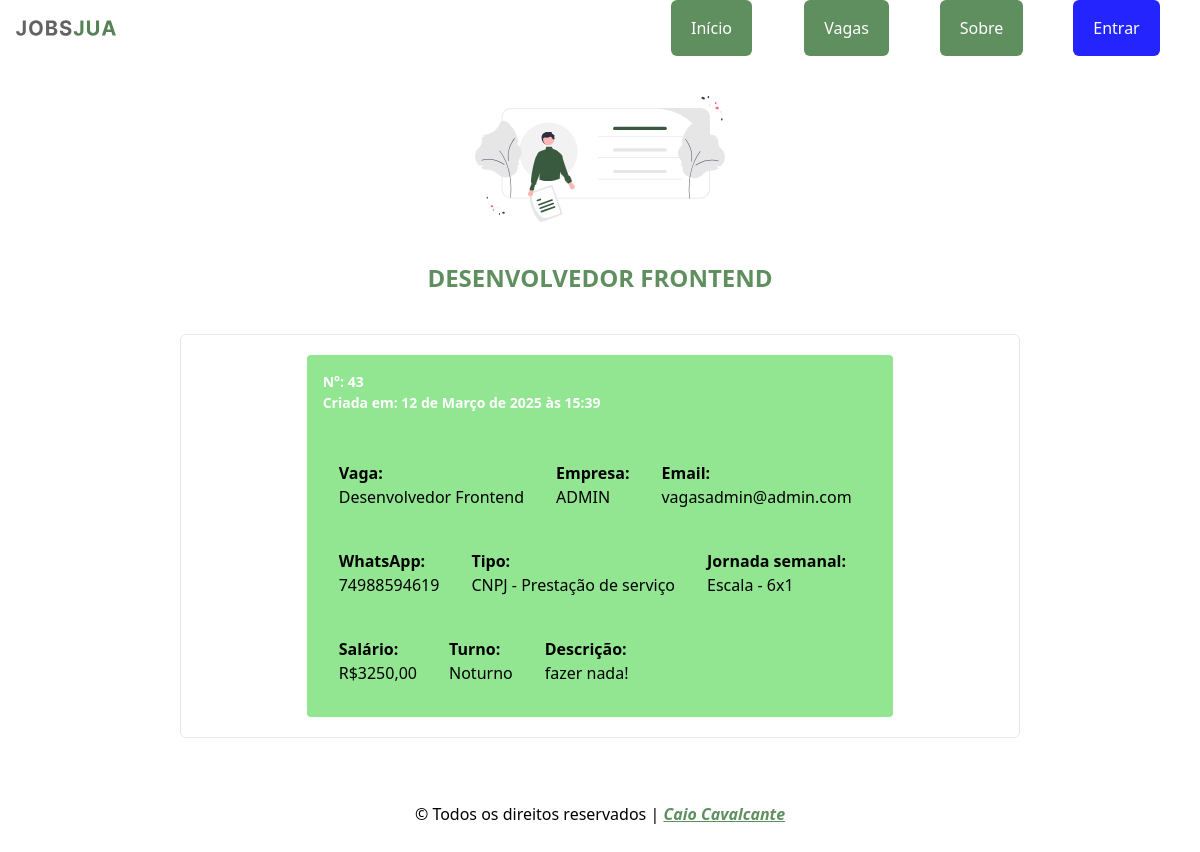
/jobs/view_one_vacancie/43/, run on the app's committed database.
### jobs/models.py (models this page shows)
class Vacancie(models.Model):
  TYPE_MODALITY = (
    ("CLT - Efetivo",     'CLT - Efetivo'),
    ("CLT - Ferista",     'CLT - Ferista'),
    ("CLT - Contrato",    'CLT - Contrato'),
    ("AVULSO - Diaria",   'AVULSO - Diaria'),
    ("AVULSO - Semanal",  'AVULSO - Semanal'),
    ("AVULSO - Quinzena", 'AVULSO - Quinzena'),
    ("CNPJ - Prestação de serviço",  'CNPJ - Prestação de serviço'),
  )
  TYPE_JOURNEY = (
    ("Escala - 5x1",      'Escala - 5x1'),
    ("Escala - 5x2",      'Escala - 5x2'),
    ("Escala - 6x1",      'Escala - 6x1'),
    ("Escala - 12x36",    'Escala - 12x36'),
    ("Escala - 18x36",    'Escala - 18x36'),
    ("Diaria - 1 Dia",    'Diaria - 1 Dia'),
    ("Diaria - 7 Dias",   'Diaria - 7 Dias'),
    ("Diaria - 15 Dias",  'Diaria - 15 Dias'),
  )
  TYPE_STATE = (
    (True,'Vaga aberta'),
    (False,'Vaga fechada'),
  )
  title = models.CharField(max_length=200, blank=False, null=False, verbose_name="Titulo")
  enterprise = models.ForeignKey(Enterprise,on_delete=models.CASCADE, verbose_name="Empresa")
  email = models.CharField(max_length=200, blank=False, null=False, verbose_name="Email")
  whatsapp = models.CharField(max_length=200, blank=False, null=False, verbose_name="WhatsApp")
  wage = models.FloatField(max_length=200, blank=False, null=False, verbose_name="Salário")
  modality = models.CharField(choices=TYPE_MODALITY, verbose_name="Modalidade", max_length=200)
  weekly_journey = models.CharField(choices=TYPE_JOURNEY, verbose_name="Jornada", max_length=200)
  work_shift = models.CharField(max_length=200, blank=False, null=False, verbose_name="Turno")
  state = models.BooleanField( choices=TYPE_STATE, default=True , verbose_name="Estado",  )
  description = models.TextField(max_length=2000, blank=False, null=False, verbose_name="Descrição")
  create_at = models.DateTimeField(auto_now=True)
  USERNAME_FIELD = 'email'
  class Meta:
    verbose_name_plural = 'Vagas'
  def __str__(self):
    return self.title

class Enterprise(AbstractUser):
  HIRING_CHOICES = (
    (True, "Sim"),
    (False, "Não"),
  )
  cnpj = models.CharField(max_length=14, null=False, blank=False,unique=True, verbose_name="CNPJ")
  email = models.EmailField(unique=True, verbose_name="Email")
  sector = models.CharField(max_length=200, verbose_name="Setor")
  phone = models.CharField(max_length=11, blank=False, null=False, verbose_name="Telefone")
  whatsapp = models.CharField(max_length=11, blank=False, null=True, verbose_name="WhatsApp")
  is_hiring = models.BooleanField(choices=HIRING_CHOICES, verbose_name="Está contratando", null=False, default=True)
  USERNAME_FIELD = 'email'
  REQUIRED_FIELDS = [
    'username'
  ]
  class Meta:
    verbose_name_plural = 'Empresas'
  def __str__(self):
    return f"{self.username}"

### jobs/views.py (the view)
# urls.py: path('view_one_vacancie/<int:id>/', views.view_one_vacancie, name='view_one_vacancie'),
def view_one_vacancie(request, id):
  vacancie = Vacancie.objects.get(id=id)
  context = {'vacancie': vacancie}
  return render(request, template_name='view_one_vacancie.html', context=context)

### jobs/templates/view_one_vacancie.html (shortened to what this page needs)
{% extends "jobs/base.html" %}
{% load static %}
{% block title-page %}
  <img class="mb-10 md:w-[60%]" src="{%  static 'svg/one_vacancie.svg' %}" alt="">
  {{ vacancie|upper }}
{% endblock title-page %}
{% block main %}
  <div class="
    w-[95%] h-auto bg-myGreen-100 rounded flex flex-col p-4
    md:w-[80%]
    lg:w-[70%]
  ">
    <strong class="text-[14px] text-myWhite-50">N°: {{vacancie.id}}</strong>
    <strong class="text-[14px] text-myWhite-50" >Criada em: {{ vacancie.create_at }}</strong> <br>
    <ul class="flex flex-wrap text-md">
      <li class=" mt-2 p-4">
        <strong>Vaga:</strong>
        <p>{{vacancie.title}}</p>
      </li>
      <li class="mt-2 p-4">
        <strong>Empresa:</strong>
        <p>{{vacancie.enterprise|upper}}</p>
      </li>
      <li class="mt-2 p-4">
        <strong>Email:</strong>
        <p>{{vacancie.email}}</p>
      </li>
      <li class="mt-2 p-4">
        <strong>WhatsApp:</strong>
        <p>{{vacancie.whatsapp}}</p>
      </li>
      <li class="mt-2 p-4">
        <strong>Tipo:</strong>
        <p>{{vacancie.modality}}</p>
      </li>
      <li class="mt-2 p-4">
        <strong>Jornada semanal:</strong>
        <p>{{vacancie.weekly_journey}}</p>
      </li>
       <li class="mt-2 p-4">
        <strong>Salário:</strong>
        <p>R${{vacancie.wage|floatformat:2}}</p>
      </li>
      <li class="mt-2 p-4">
        <strong>Turno:</strong>
        <p>{{vacancie.work_shift}}</p>
      </li>
      <li class="mt-2 p-4">
        <strong>Descrição:</strong>
        <p >
          {{ vacancie.description }}
        </p>
      </li>
    </ul>
  </div>
{% endblock main %}

### data on the page
Vacancie: title "DESENVOLVEDOR FRONTEND", id "43", create_at "12 de Março de 2025 às 15:39", title "Desenvolvedor Frontend", enterprise "ADMIN", email "vagasadmin@admin.com", whatsapp "74988594619", modality "CNPJ - Prestação de serviço", weekly_journey "Escala - 6x1", wage "3250,00", work_shift "Noturno", description "fazer nada!"
